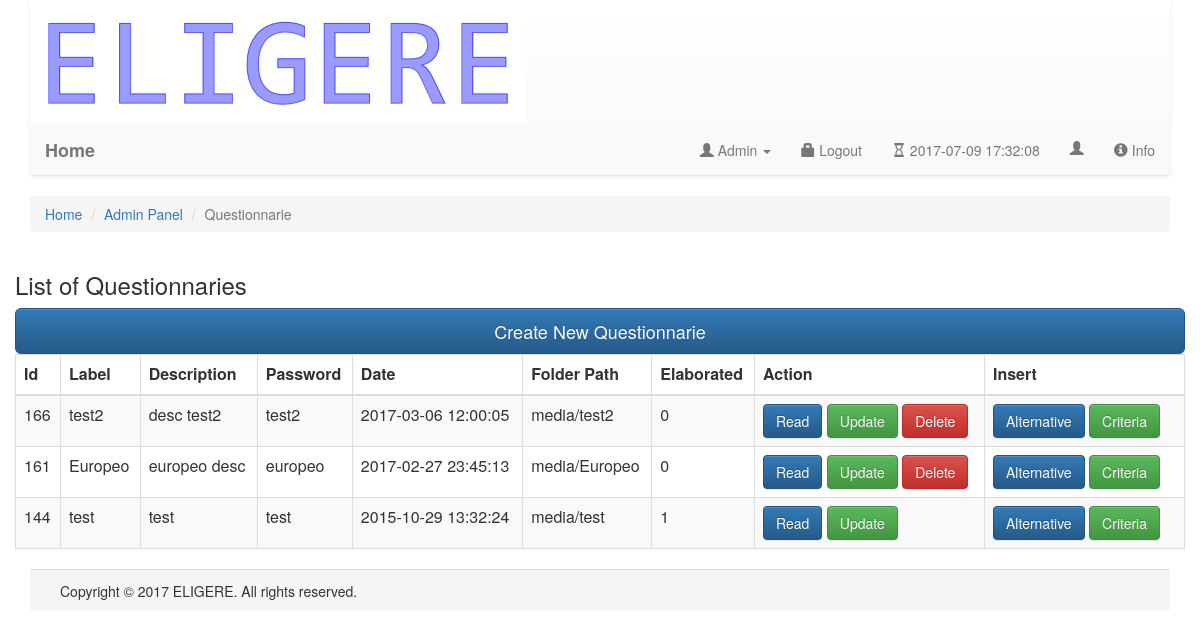
Page /WebApplication/insertQuestionnarie.php on the earlier database version.
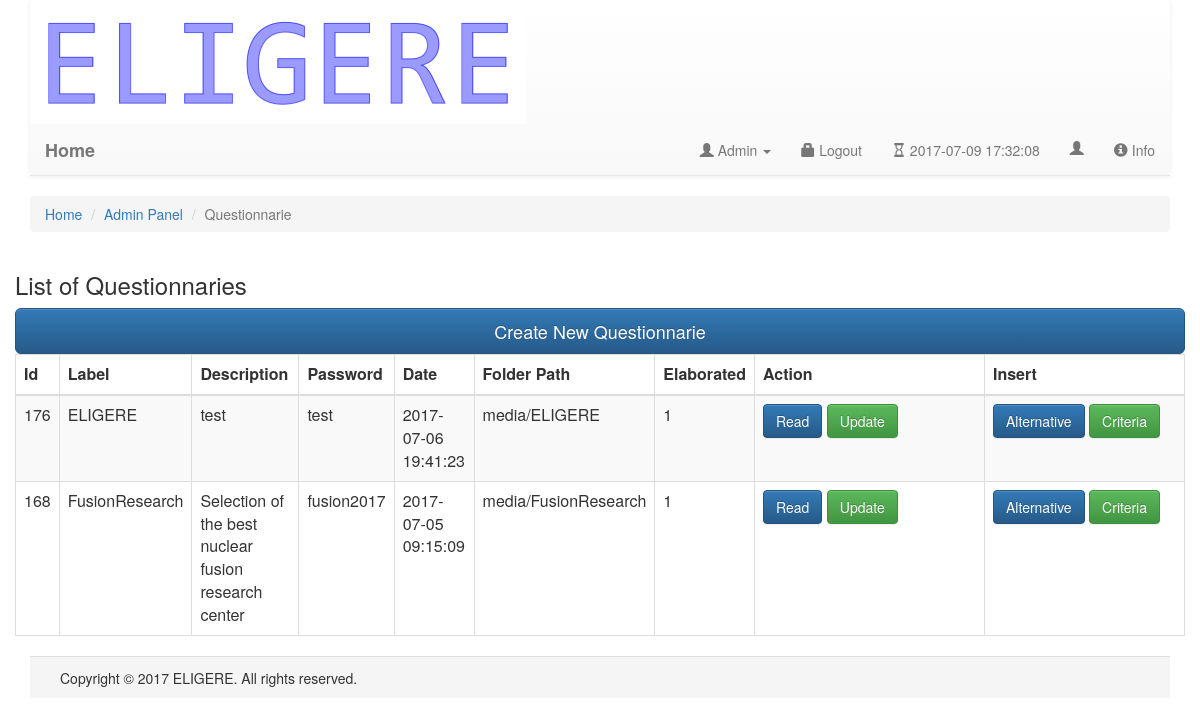
Same page on the later database version.
### tables this page shows
CREATE TABLE `questionnaire` (
  `id` int(11) NOT NULL,
  `name` char(20) NOT NULL,
  `description` text NOT NULL,
  `date` datetime NOT NULL,
  `complete` bit(1) NOT NULL DEFAULT b'0',
  `dir` char(20) NOT NULL,
  `password` char(30) NOT NULL,
  `elaborated` bit(1) NOT NULL DEFAULT b'0',
  `elaboration_date` datetime NOT NULL
);

### WebApplication/insertQuestionnarie.php (the view, shortened to what this page needs)
<html lang="en">
  <body>
	<div class="container">
	  <?php
	  include 'staticNavBar.php'; ?>
		<ol class="breadcrumb">
		  <li class="breadcrumb-item"><a href="index.php">Home</a></li>
		  <li class="breadcrumb-item "><a href="mainAdmin.php">Admin Panel</a></li>
		  <li class="breadcrumb-item active">Questionnarie</li>
		</ol>
            <div class="row">
                <h3>List of Questionnaries</h3>
            </div>
            <div class="row">
				<a href="questionnarie/create.php" >
					<button class='btn btn-lg btn-primary btn-block' type='submit'>Create New Questionnarie</button>
				</a>
                <table class="table table-striped table-bordered">
                  <thead>
                    <tr>
                      <th>Id</th>
                      <th>Label</th>
                      <th>Description</th>
					  <th>Password</th>
					  <th>Date</th>
					  <th>Folder Path</th>
					  <th>Elaborated</th>
					  <th>Action</th>
					  <th>Insert</th>
                    </tr>
                  </thead>
                  <tbody>
                  <?php
                   $pdo = Database::connect();
                   $sql = 'SELECT * FROM questionnaire ORDER BY id DESC';
                   foreach ($pdo->query($sql) as $row) {
                            echo '<tr>';
                            echo '<td>'. $row['id'] . '</td>';
                            echo '<td>'. $row['name'] . '</td>';
                            echo '<td>'. $row['description'] . '</td>';
							echo '<td>'. $row['password'] . '</td>';
                            echo '<td>'. $row['date'] . '</td>';
							echo '<td>'. $row['dir'] . '</td>';
							echo '<td>'. $row['elaborated'] . '</td>';
							echo '<td width=230>';
                                echo '<a class="btn btn-primary" href="questionnarie/read.php?id='.$row['id'].'">Read</a>';
                                echo '<a class="btn btn-success" href="questionnarie/update.php?id='.$row['id'].'">Update</a>';
								if($row['elaborated'] == 0)
									echo '<a class="btn btn-danger" href="questionnarie/delete.php?id='.$row['id'].'">Delete</a>';
                           echo '</td>';
						   echo '<td width=200>';
                                echo '<a class="btn btn-primary" href="insertAlternativeAndCriteria.php?id='.$row['id'].'">Alternative</a>';
                                echo '<a class="btn btn-success" href="insertQuestions.php?id='.$row['id'].'">Criteria</a>';
                           echo '</td>';
						   echo '</tr>';
                   }
                  ?>
                  </tbody>
            </table>
        </div>
    </div>
	</body>
	<div class="container">
		<?php include 'footer.php'; ?>
    </div>
 </html>

Differences in the rows shown:
removed questionnaire: id "166", name "test2", description "desc test2", password "test2", date "2017-03-06 12:00:05", dir "media/test2", elaborated "0"
removed questionnaire: id "161", name "Europeo", description "europeo desc", password "europeo", date "2017-02-27 23:45:13", dir "media/Europeo", elaborated "0"
removed questionnaire: id "144", name "test", description "test", password "test", date "2015-10-29 13:32:24", dir "media/test", elaborated "1"
added questionnaire: id "176", name "ELIGERE", description "test", password "test", date "2017-07-06 19:41:23", dir "media/ELIGERE", elaborated "1"
added questionnaire: id "168", name "FusionResearch", description "Selection of the best nuclear fusion research center", password "fusion2017", date "2017-07-05 09:15:09", dir "media/FusionResearch", elaborated "1"
